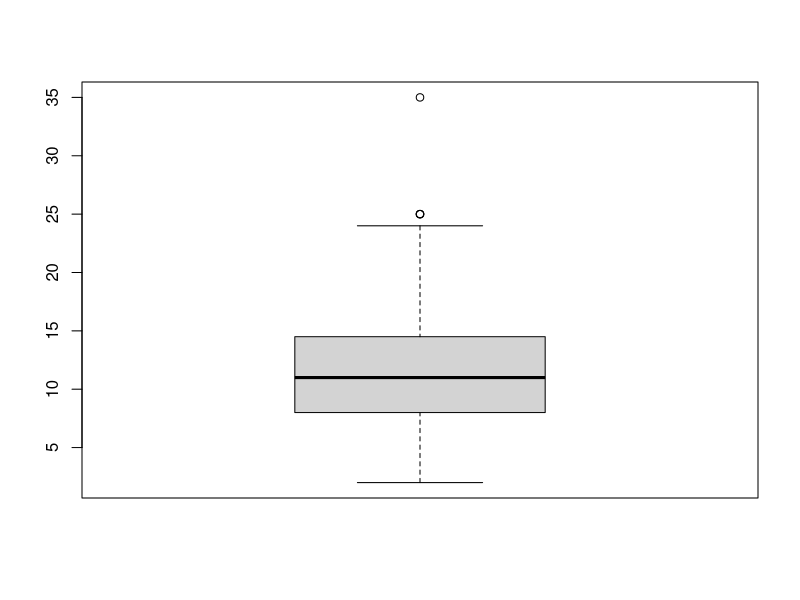
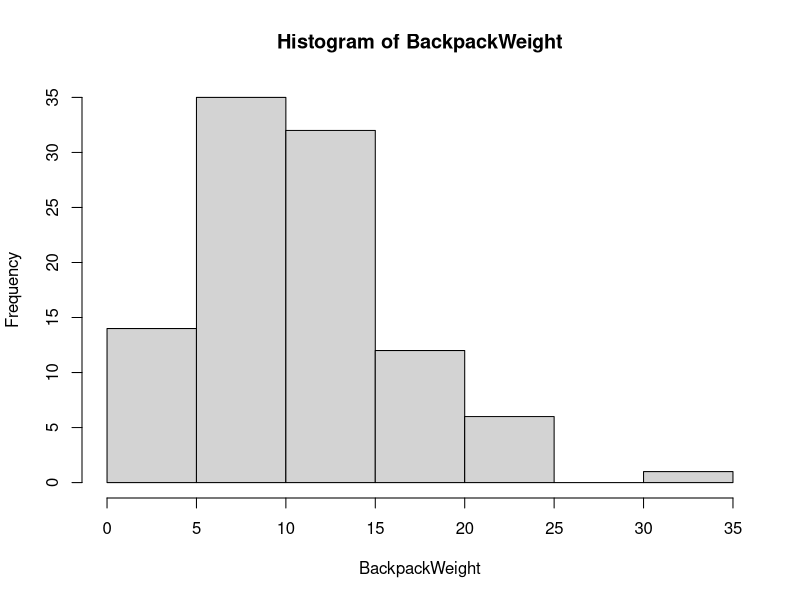
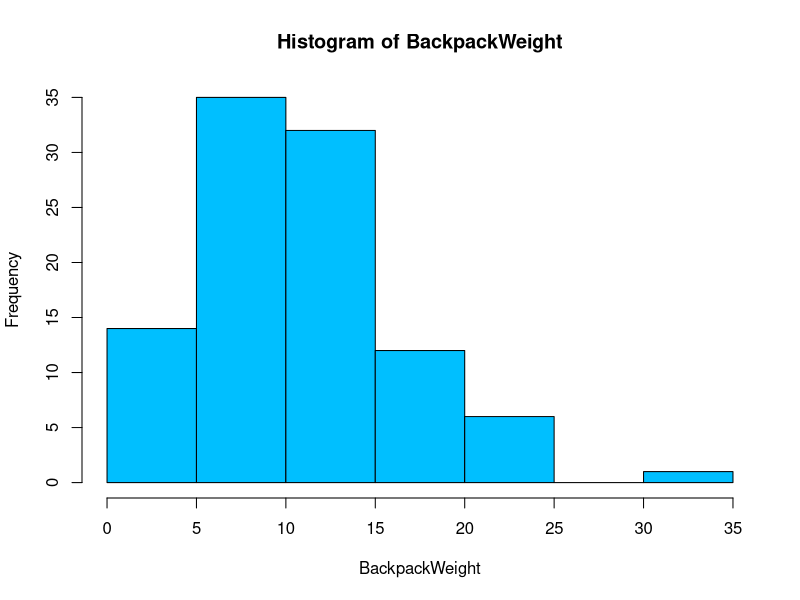
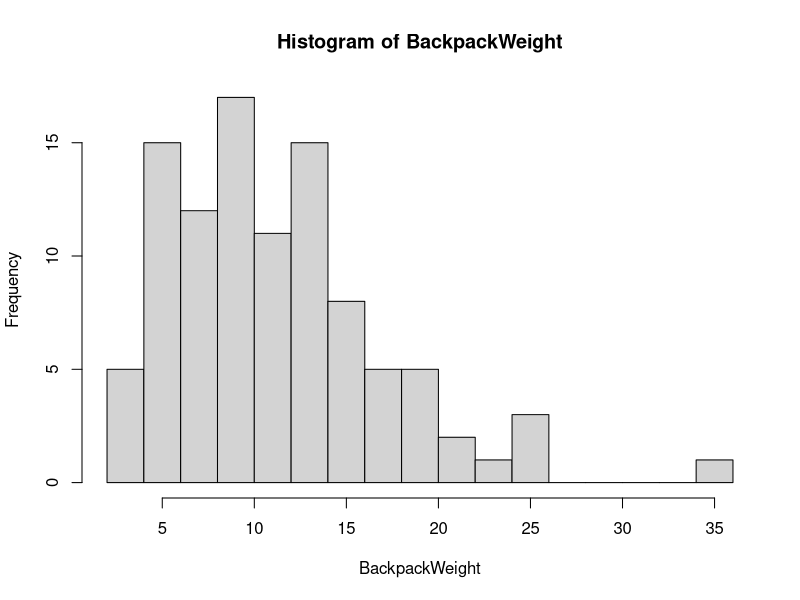
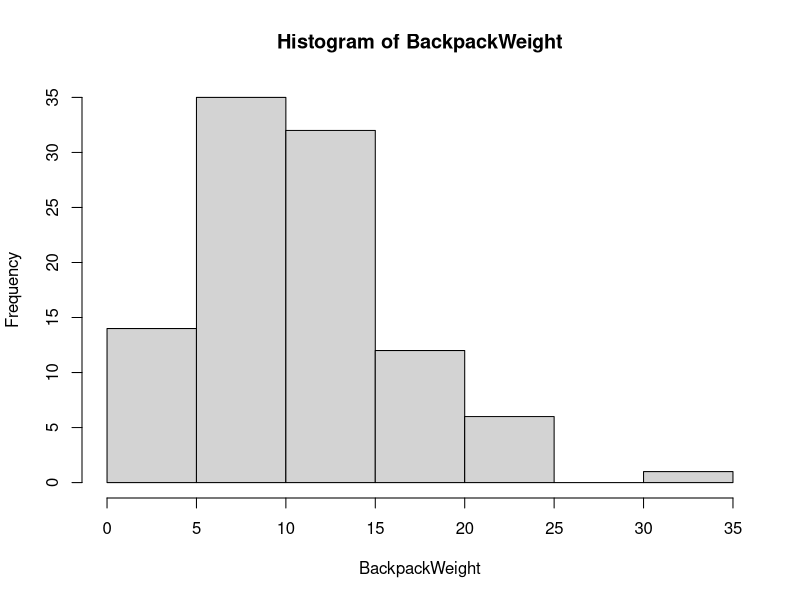
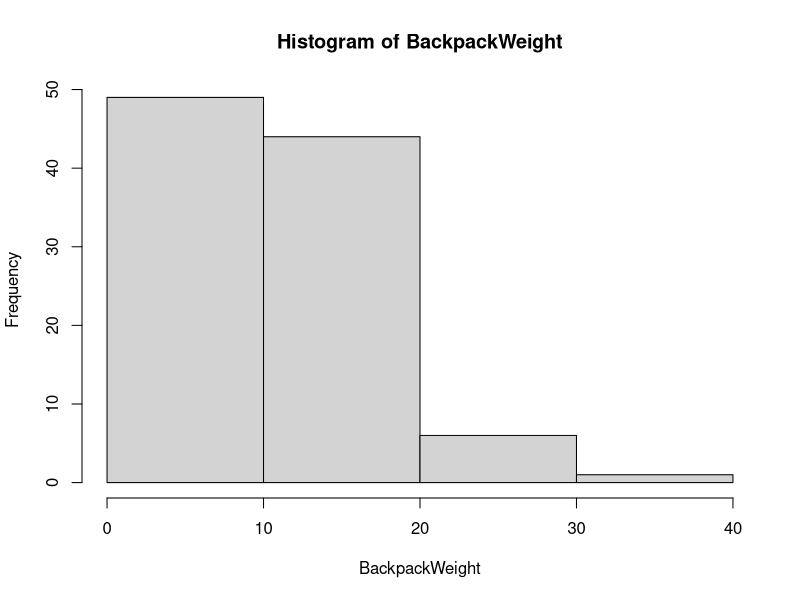
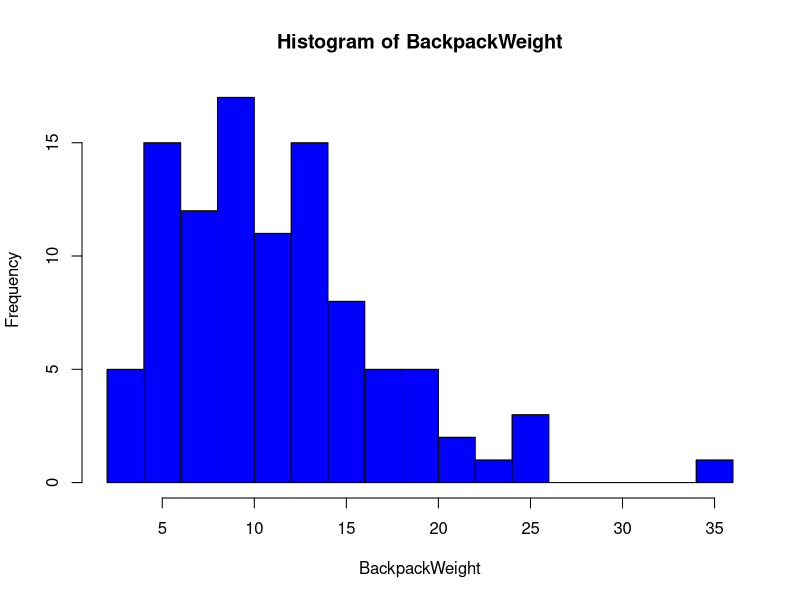
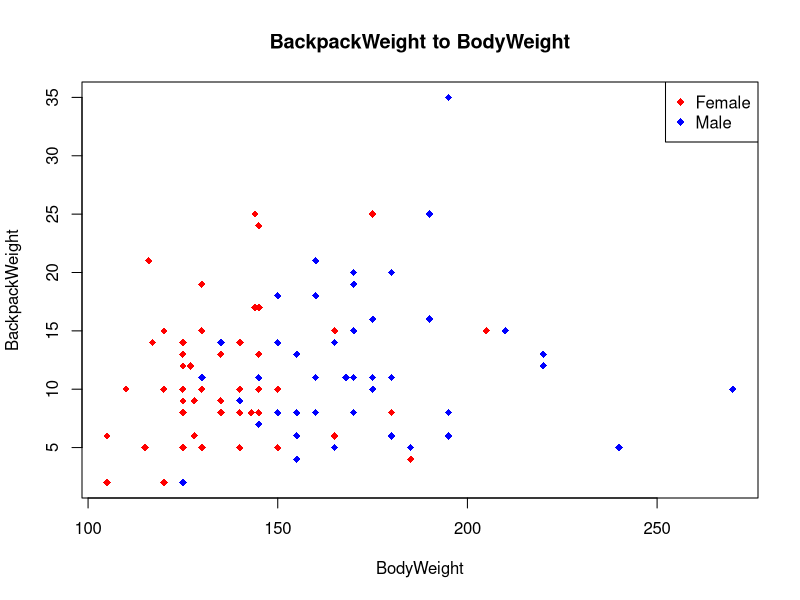

Recreate these plots in R, in order.
# Ctrl + L clears console
# Load backpack dataset into R
backpack <- read.csv("backpack.csv", header = TRUE)

# Attach the file so that we can address column names directly
# Without attaching, we would have to type
# something like mean(backpack$BackpackWeight)
attach(backpack)

# Calculate some summary statistics
mean(BackpackWeight)
median(BackpackWeight)

# R is case-sensitive!
var(BackpackWeight)
var(BackpackWeight)
sd(BackpackWeight)
sqrt(var(BackpackWeight))

# 5-number summary
summary(BackpackWeight)

# Visual Summaries
stem(BackpackWeight)
boxplot(BackpackWeight)
hist(BackpackWeight)

# Help function
help(hist)

# Adjust colors
hist(BackpackWeight, col = "deepskyblue")

# Adjust bins
hist(BackpackWeight, breaks = 12)
hist(BackpackWeight, breaks = 6)
hist(BackpackWeight, breaks = c(0, 10, 20, 30, 40))

# Multiple commands
hist(BackpackWeight, col = "blue", breaks = 12)

# Scatterplot of BackpackWeight to BodyWeight
# plot(x, y, main, xlab, ylab, xlim, ylim, axes)
# x is the data set whose values are the horizontal coordinates.
# y is the data set whose values are the vertical coordinates.
# main is the tile of the graph.
# xlab is the label in the horizontal axis.
# ylab is the label in the vertical axis.
plot(BodyWeight, BackpackWeight, main = "BackpackWeight to BodyWeight", xlab = "BodyWeight", ylab = "BackpackWeight", col = ifelse(backpack$Sex == "Female", "Red", "Blue"), pch = 18)

legend("topright", legend = c("Female", "Male"), col = c("red", "blue"), pch = 18)
